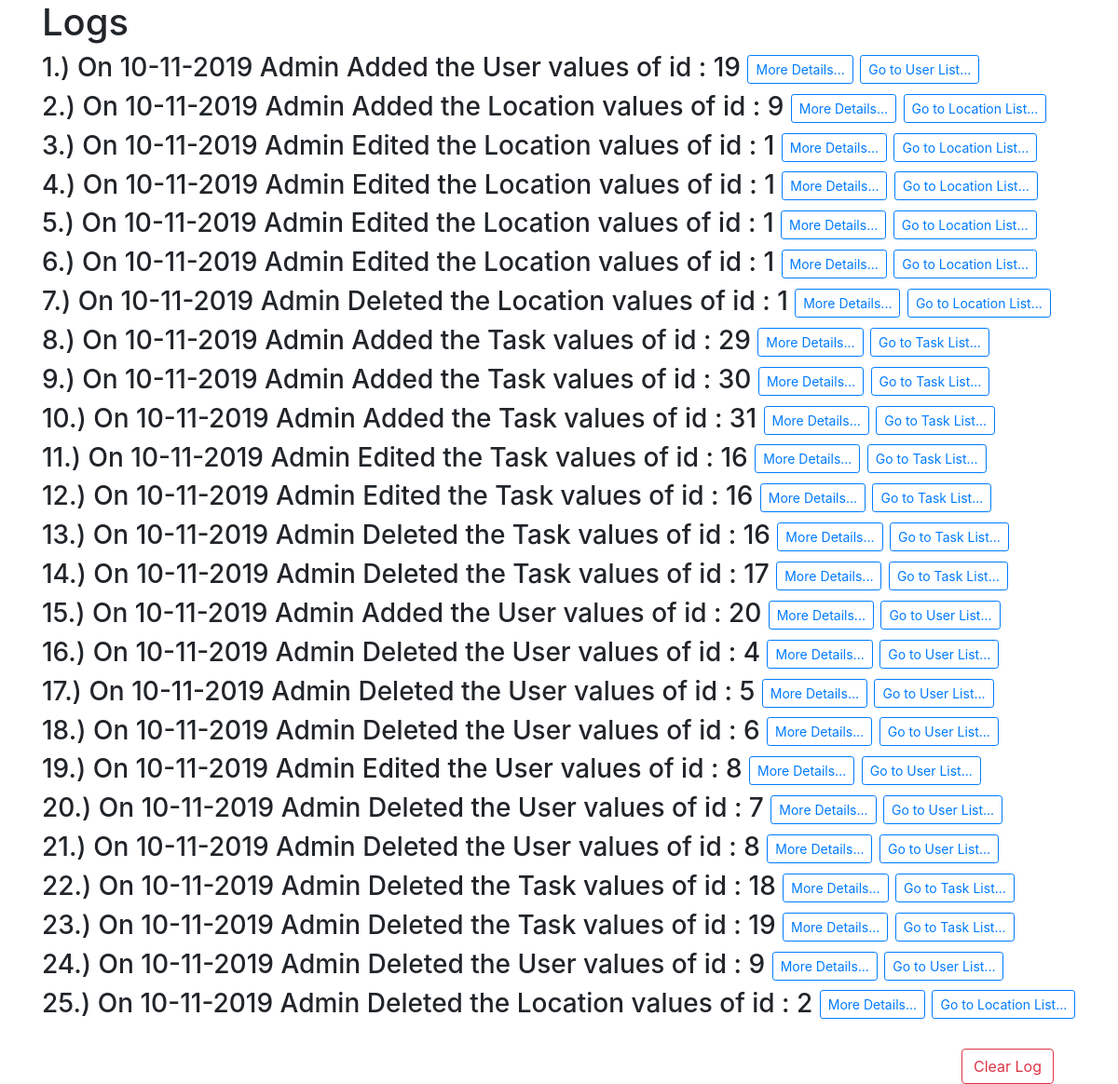
The page /logs/ on the database as committed earlier.
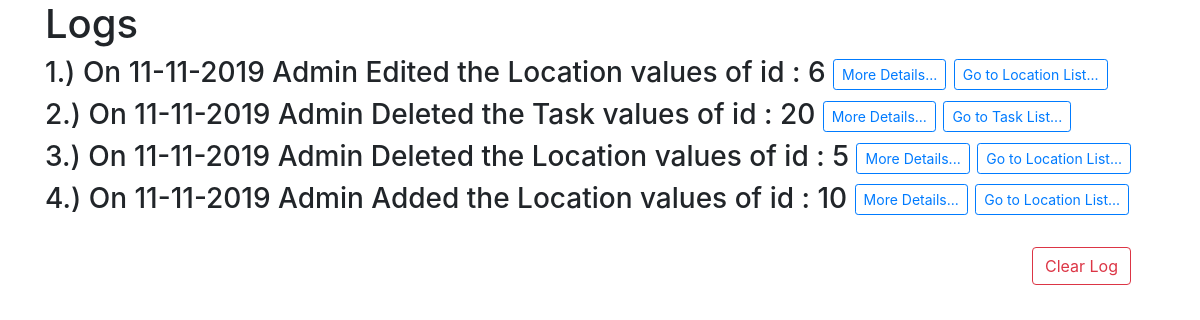
The same page on the database as committed later.
### logs/models.py (models this page shows)
class log(models.Model):
    tid = models.BigAutoField(null=False,unique=True,primary_key=True)
    created_at = models.DateTimeField(auto_now_add=True)
    log = models.IntegerField(null=True)
    pfields = models.CharField(max_length=1000,null=True,blank=True)
    fields = models.CharField(max_length=1000,null=True,blank=True)
    href = models.CharField(max_length=500,null=False)
    go = models.CharField(max_length=500,null=False)

### logs/views.py (the view)
# urls.py: path('', logs),
def logs(request):
    if request.method == "GET":
        if request.GET.get("delete"):
            log.objects.all().delete()
            return HttpResponse("<script>alert('Logs are deleted');</script>")
        else:
            query = log.objects.values('tid','created_at','log','href','go')
            if query.count() <= 0:
                context = { 'log' : 'Logs are Empty', }
            else:
                context = { 'logs':query , 'log' : 'Logs',}
    return render(request,'logs.html',context)

### templates/logs.html (shortened to what this page needs)
<!DOCTYPE html>
<html lang="en">
<head>
    <link rel="stylesheet" href="https://maxcdn.bootstrapcdn.com/bootstrap/4.3.1/css/bootstrap.min.css">
    <link rel="stylesheet" href="https://cdnjs.cloudflare.com/ajax/libs/font-awesome/4.7.0/css/font-awesome.min.css">
</head>
<body align="center">
    <div class="container">
    <h1>{{ log }}</h1>
    {% for i in logs %}
    <h3>{{ forloop.counter }}.)
    {% if i.href == '/users/tasks/destination/' %}
    On {{ i.created_at|date:'d-m-Y' }}  Admin Deleted the Location values of id : {{ i.log }}  <a href="{{ i.go }}{{ i.tid }}" class="btn btn-sm btn-outline-primary">More Details...</a> <a href="{{ i.href }}" class="btn btn-sm btn-outline-primary">Go to Location List...</a>
    {% elif i.href == '/users/tasks/' %}
    On {{ i.created_at|date:'d-m-Y' }}  Admin Deleted the Task values of id : {{ i.log }}   <a href="{{ i.go }}{{ i.tid }}" class="btn btn-sm btn-outline-primary">More Details...</a> <a href="{{ i.href }}" class="btn btn-sm btn-outline-primary">Go to Task List...</a>
    {% elif i.href == '/users/' %}
    On {{ i.created_at|date:'d-m-Y' }}  Admin Deleted the User values of id : {{ i.log }}   <a href="{{ i.go }}{{ i.tid }}" class="btn btn-sm btn-outline-primary">More Details...</a> <a href="{{ i.href }}" class="btn btn-sm btn-outline-primary">Go to User List...</a>
    {% elif i.href == '/users/edit/' %}
    On {{ i.created_at|date:'d-m-Y' }}  Admin Edited the User values of id : {{ i.log }}   <a href="{{ i.go }}{{ i.tid }}" class="btn btn-sm btn-outline-primary">More Details...</a> <a href="/users/" class="btn btn-sm btn-outline-primary">Go to User List...</a>
    {% elif i.href == '/users/tasks/edit/' %}
    On {{ i.created_at|date:'d-m-Y' }}  Admin Edited the Task values of id : {{ i.log }}   <a href="{{ i.go }}{{ i.tid }}" class="btn btn-sm btn-outline-primary"> More Details...</a> <a href="/users/tasks/" class="btn btn-sm btn-outline-primary">Go to Task List...</a>
    {% elif i.href == '/users/tasks/destination/edit/' %}
    On {{ i.created_at|date:'d-m-Y' }}  Admin Edited the Location values of id : {{ i.log }}   <a href="{{ i.go }}{{ i.tid }}" class="btn btn-sm btn-outline-primary">More Details...</a> <a href="/users/tasks/destination/" class="btn btn-sm btn-outline-primary">Go to Location List...</a>
    {% elif i.href == '/users/add/' %}
    On {{ i.created_at|date:'d-m-Y' }}  Admin Added the User values of id : {{ i.log }}   <a href="{{ i.go }}{{ i.tid }}" class="btn btn-sm btn-outline-primary">More Details...</a> <a href="/users/" class="btn btn-sm btn-outline-primary">Go to User List...</a>
    {% elif i.href == '/users/tasks/add/' %}
    On {{ i.created_at|date:'d-m-Y' }}  Admin Added the Task values of id : {{ i.log }}   <a href="{{ i.go }}{{ i.tid }}" class="btn btn-sm btn-outline-primary">More Details...</a> <a href="/users/tasks/" class="btn btn-sm btn-outline-primary">Go to Task List...</a>
    {% elif i.href == '/users/tasks/destination/add/' %}
    On {{ i.created_at|date:'d-m-Y' }}  Admin Added the Location values of id : {{ i.log }}   <a href="{{ i.go }}{{ i.tid }}" class="btn btn-sm btn-outline-primary">More Details...</a> <a href="/users/tasks/destination/" class="btn btn-sm btn-outline-primary">Go to Location List...</a>
    {% endif %}</h3>
    {% endfor %}
    {% if log != 'Logs are Empty' %}
    <br>
    <button id="delete" name="delete" class="btn btn-outline-danger delete">Clear Log</button>
{% endif %}
</div>
</body>
</html>

Rows that differ between the two databases and show on the page:
removed log: created_at "10-11-2019", log "19"
removed log: created_at "10-11-2019", log "9"
removed log: created_at "10-11-2019", log "1"
removed log: created_at "10-11-2019", log "1"
removed log: created_at "10-11-2019", log "1"
removed log: created_at "10-11-2019", log "1"
removed log: created_at "10-11-2019", log "1"
removed log: created_at "10-11-2019", log "29"
removed log: created_at "10-11-2019", log "30"
removed log: created_at "10-11-2019", log "31"
removed log: created_at "10-11-2019", log "16"
removed log: created_at "10-11-2019", log "16"
removed log: created_at "10-11-2019", log "16"
removed log: created_at "10-11-2019", log "17"
removed log: created_at "10-11-2019", log "20"
removed log: created_at "10-11-2019", log "4"
removed log: created_at "10-11-2019", log "5"
removed log: created_at "10-11-2019", log "6"
removed log: created_at "10-11-2019", log "8"
removed log: created_at "10-11-2019", log "7"
removed log: created_at "10-11-2019", log "8"
removed log: created_at "10-11-2019", log "18"
removed log: created_at "10-11-2019", log "19"
removed log: created_at "10-11-2019", log "9"
removed log: created_at "10-11-2019", log "2"
added log: created_at "11-11-2019", log "6"
added log: created_at "11-11-2019", log "20"
added log: created_at "11-11-2019", log "5"
added log: created_at "11-11-2019", log "10"
